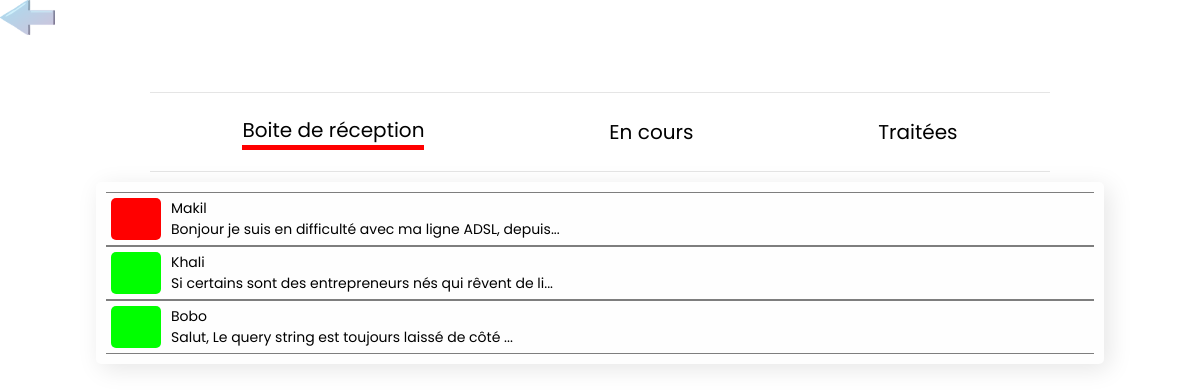
Page /public/home/allComplaints (signed in) on the committed database.
### tables this page shows
CREATE TABLE `complaint` (
  `id_complaint` int(11) NOT NULL,
  `message` text NOT NULL,
  `type` int(11) DEFAULT NULL,
  `id_customer` int(11) DEFAULT NULL,
  `date_complaint` datetime NOT NULL,
  `state` int(11) DEFAULT '1',
  `customer_type` int(11) DEFAULT '1',
  `contact_concerned` int(8) NOT NULL,
  `number_concerned` varchar(255) NOT NULL,
  `mail` varchar(255) DEFAULT NULL,
  `user_has_complaint` varchar(255) DEFAULT NULL
);

### src/Models/Managers/ComplaintManager.php (called while the page is built, shortened)
<?php
class ComplaintManager{
    private $_bdd;
    public function __construct()
    {
        $this->_bdd = Connexion::getConnexionPDO();
    }
    public function displayAllComplaintSendOfUser(){
        $bdd = $this->_bdd;
        $query = $bdd->prepare('SELECT * FROM complaint WHERE id_customer =:id ORDER BY date_complaint desc');
        $query->execute([
            ':id' => $_SESSION['id_user']
        ]);
        return $query->fetchAll();
    }
}

### views/complaint/allComplaintSend.php (the view, shortened to what this page needs)
<link href="<?= $_SERVER["REQUEST_SCHEME"] .'://' . $_SERVER["SERVER_NAME"] . '/GRTT/public/css/allComplaintSend.css' ?>" rel="stylesheet">
<div class="container">
    <a href="<?= '/' . 'GRTT/public/home' ?>"><img class="back" src="<?= $_SERVER["REQUEST_SCHEME"] .'://' . $_SERVER["SERVER_NAME"] . '/GRTT/public/img/arrow-23255_1280.png' ?>" alt=""></a>
    <form method="POST" class="headings">
        <button type="submit" name="all_complaints" <?php if (isset($_REQUEST['in_progress']) || isset($_REQUEST['processed'])) : ?> style="" <?php else : ?> style="border-bottom: 5px solid red;" <?php endif; ?>>Boite de réception</button>
        <button type="submit" name="in_progress" <?php if (isset($_REQUEST['in_progress'])) : ?> style="border-bottom: 5px solid red;" <?php endif; ?>>En cours</button>
        <button type="submit" name="processed" <?php if (isset($_REQUEST['processed'])) : ?> style="border-bottom: 5px solid red;" <?php endif; ?>>Traitées</button>
    </form>
    <div class="complaint-box-content">
        <?php if ($complaints == null) : ?>
            <p style="text-align:center;">Aucune réclamation envoyée</p>
        <?php else : ?>
            <?php foreach ($complaints as $complaint) : ?>
                <div class="complaint-box">
                    <div class="color" <?php if ($complaint['state'] == 1) : ?> style="background-color: red;" <?php else : ?> style="background-color: lime;" <?php endif; ?>></div>
                    <a href="<?= $_SERVER['REQUEST_URI'] . '/complaint' . '?id=' . $complaint['id_complaint'] ?>">
                        <div class="message">
                            <p class="name"><?= $complaint['user_has_complaint'] ?></p>
                            <p><?= htmlentities(substr($complaint['message'], 0, 57)) ?>...</p>
                        </div>
                    </a>
                </div>
            <?php endforeach; ?>
        <?php endif; ?>
    </div>
</div>

### public/css/allComplaintSend.css (style rules this page uses)
* { font-family: 'Poppins', sans-serif; box-sizing: border-box; margin: 0; padding: 0; }
.complaint-box-content { position: relative; top: 60px; background-color: #fefefe; margin: auto; height: auto; width: 280px; border-radius: 5px; padding: 10px; box-shadow: 5px 5px 25px rgba(0, 0, 0, 0.1); -webkit-border-radius: 5px; -moz-border-radius: 5px; -ms-border-radius: 5px; -o-border-radius: 5px; }
.complaint-box { background-color: #fefefe; border-top: 0.5px solid rgba(0, 0, 0, 0.5); border-bottom: 0.5px solid rgba(0, 0, 0, 0.5); display: flex; flex-direction: row; justify-content: space-between; height: auto; padding: 5px; }
.complaint-box a { color: inherit; text-decoration: none; }
.complaint-box p { font-size: 8px; }
.back { height: 35px; position: relative; }
.headings { width: 240px; margin: auto; display: flex; height: 40px; flex-direction: row; justify-content: space-around; align-items: center; position: relative; top: 50px; border-color: #fefefe; border-top: 1px solid rgba(0, 0, 0, 0.1); border-bottom: 1px solid rgba(0, 0, 0, 0.1); }
.headings button { background-color: transparent; border: none; cursor: pointer; font-size: 11px; }
.complaint-box .color { background-color: lime; height: auto; width: 50px; border-radius: 5px; -webkit-border-radius: 5px; -moz-border-radius: 5px; -ms-border-radius: 5px; -o-border-radius: 5px; margin-right: 10px; }
@media all and (min-width: 400px) { .complaint-box p { font-size: 11px; } }
@media all and (min-width: 400px) { .complaint-box-content { width: 370px; } }
@media all and (min-width: 400px) { .headings { width: 315px; height: 40px; } }
@media all and (min-width: 400px) { .headings button { font-size: 13px; } }
@media all and (min-width: 500px) { .complaint-box p { font-size: 13px; } }
@media all and (min-width: 500px) { .complaint-box-content { width: 430px; } }
@media all and (min-width: 500px) { .headings { width: 350px; height: 50px; } }
@media all and (min-width: 500px) { .headings button { font-size: 15px; } }
@media all and (min-width: 730px) { .complaint-box p { font-size: 14px; } }
@media all and (min-width: 730px) { .complaint-box-content { width: 760px; } }
@media all and (min-width: 730px) { .complaint-box { display: flex; justify-content: flex-start; } }
@media all and (min-width: 730px) { .headings { width: 580px; height: 70px; } }
@media all and (min-width: 730px) { .headings button { font-size: 18px; } }
@media all and (min-width: 900px) { .complaint-box-content { width: 63em; } }
@media all and (min-width: 900px) { .complaint-box { display: flex; justify-content: flex-start; } }
@media all and (min-width: 900px) { .headings { width: 900px; height: 80px; } }
@media all and (min-width: 900px) { .headings button { font-size: 20px; } }

### rows in the picture
complaint: user_has_complaint "Makil", message "Bonjour je suis en difficulté avec ma ligne ADSL, depuis"
complaint: user_has_complaint "Khali", message "Si certains sont des entrepreneurs nés qui rêvent de li"
complaint: user_has_complaint "Bobo", message "Salut, Le query string est toujours laissé de côté"
